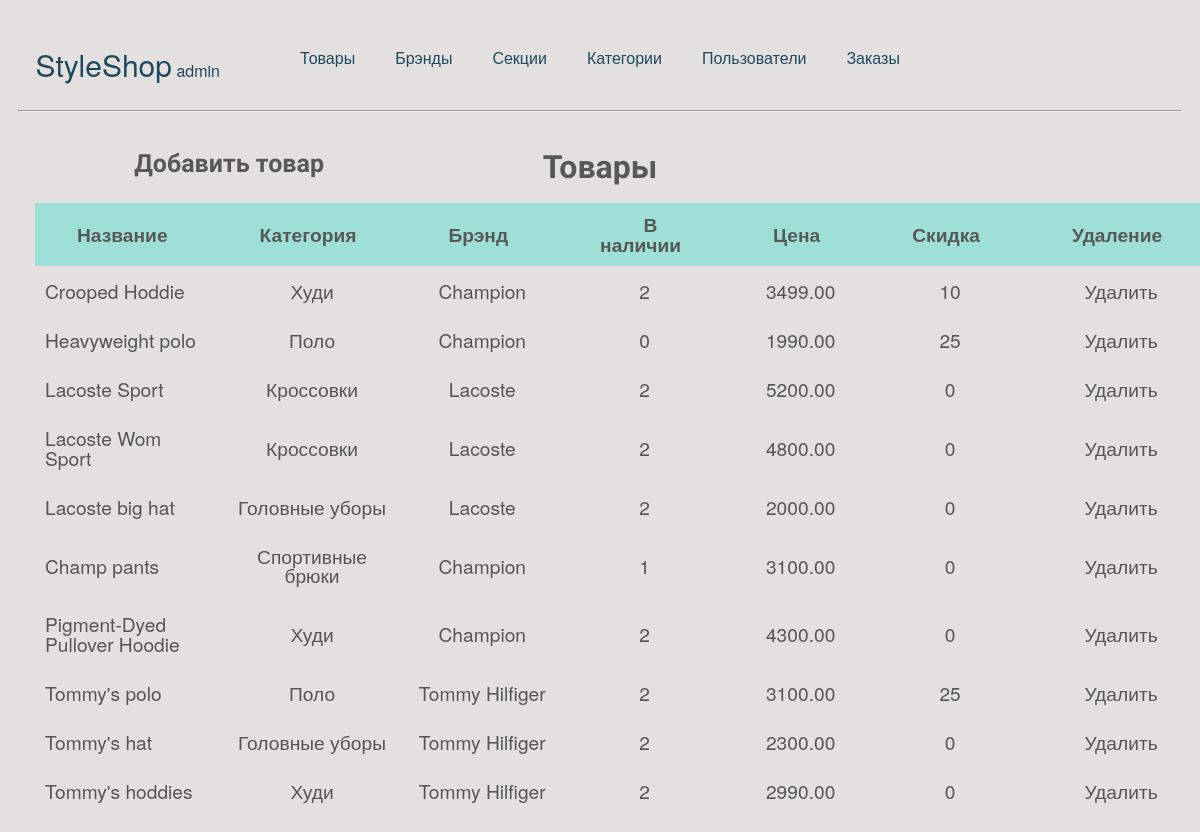
Before: /ssadmin/product (signed in) with the older database file.
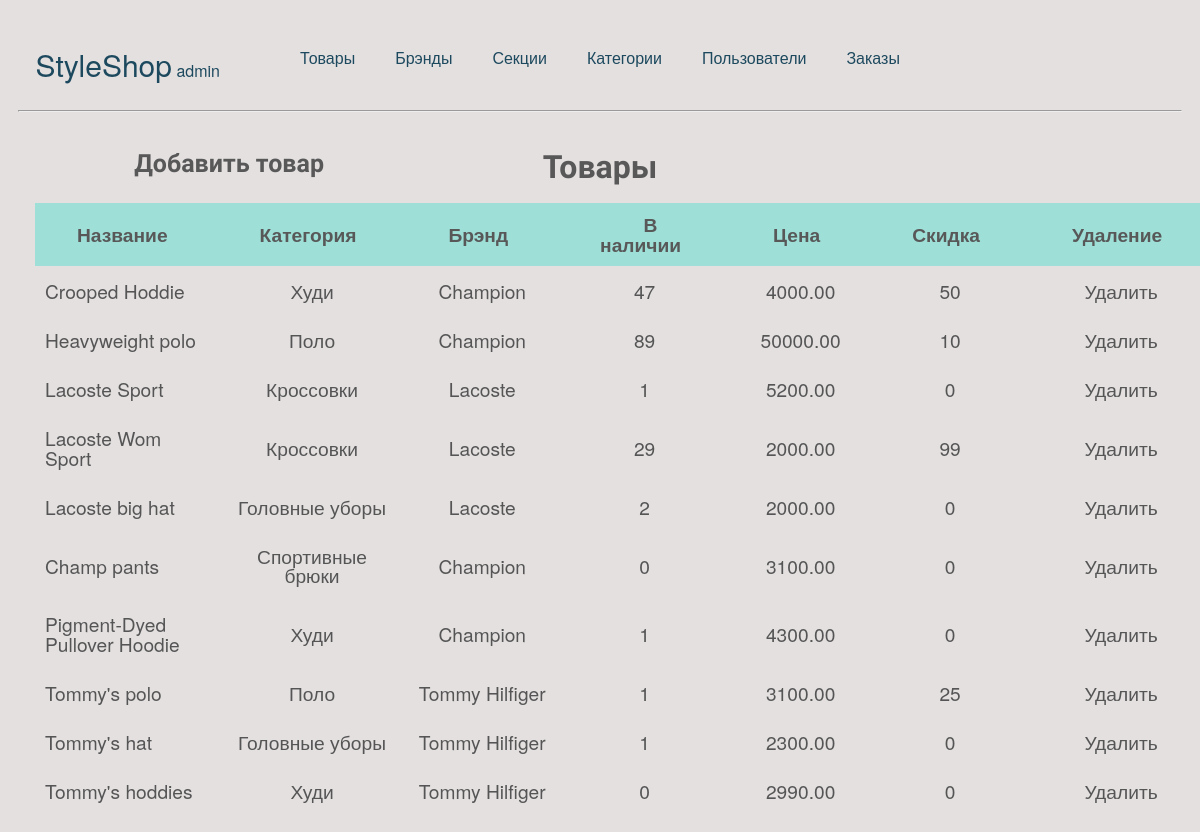
After: the same page with the newer database file.
### authapp/models.py (models this page shows)
class ShopUser(AbstractUser):
    age = models.PositiveIntegerField(verbose_name='Возраст',
                                      validators=[
        MaxValueValidator(99, 'Вы слишком стары'),
        MinValueValidator(18, 'Вы слишком молоды')
    ])
    birth_date = models.DateField(verbose_name='Дата рождения')
    signin_date = models.DateTimeField(auto_now_add=True)

### shoppage/models.py (models this page shows, shortened)
class Product(models.Model):
    name = models.CharField(max_length=20)
    category = models.ForeignKey('mainpage.Category', on_delete=models.CASCADE)
    brand = models.ForeignKey('mainpage.Brand', on_delete=models.CASCADE)
    sex = models.ForeignKey('mainpage.Sex', on_delete=models.CASCADE)
    images = models.ImageField(upload_to='products')
    cost = models.DecimalField(max_digits=7, decimal_places=2)
    sale = models.PositiveSmallIntegerField()
    quantity = models.PositiveSmallIntegerField()
    description = models.TextField()

### mainpage/models.py (models this page shows)
class Category(models.Model):
    name = models.CharField(max_length=20)
    sex = models.ForeignKey('mainpage.Sex', on_delete=models.CASCADE)
    section = models.ForeignKey('mainpage.Section', on_delete=models.CASCADE)
    def __str__(self):
        return self.name

class Brand(models.Model):
    name = models.CharField(max_length=20)
    image = models.ImageField(upload_to='brands/')
    def __str__(self):
        return self.name

### adminapp/views.py (the view)
# urls.py: path('product', views.TableProduct.as_view()),
class TableProduct(Product, Table):
    def get_context_data(self, **kwargs):
        context = super().get_context_data(**kwargs)
        context['new_name'] = 'товар'
        context['title'] = 'Товары'
        context['table_fields'] = ['Название', 'Категория', 'Брэнд', 'В наличии', 'Цена', 'Скидка', 'Удаление']
        return context

### adminapp/views.py (called while the page is built)
    def get_context_data(self, **kwargs):
        context = super().get_context_data(**kwargs)
        context['menu'] = [
            {'name': 'Товары', 'link': 'product'},
            {'name': 'Брэнды', 'link': 'brand'},
            {'name': 'Секции', 'link': 'section'},
            {'name': 'Категории', 'link': 'category'},
            {'name': 'Пользователи', 'link': 'user'},
            {'name': 'Заказы', 'link': 'order'},
        ]
        return context

### adminapp/templates/adminapp/admin.html (shortened to what this page needs)
<!DOCTYPE html>
{% load static %}
<html lang="en">
<head>
    <link rel="stylesheet" href="{% static 'adminapp/css/style.css' %}">
</head>
<body>
    <header class="main-header">
        <ul class="menu">
            <li class="menu__item" style="position: absolute; right:80%; color: black"><a href="/ssadmin" class="home"><span>StyleShop</span> {{ user.username }}</a></li>
            {% for object in menu %}
                <li class="menu__item" data-sub="product"><a href="{{ object.link }}">{{ object.name }}</a></li>
            {% endfor %}
        </ul>
    </header>
    <br> <hr>
    {% if title == 'Главная' %}
        <div class="page-text">
            <ul>
                {% for object in menu %}
                    <li><a href="{{ object.link }}">{{ object.name }}</a></li>
                {% endfor %}
            </ul>
        </div>
    {% else %}
        <div id="wrapper">
            <h1>{% if new_name %}<a class="create" href="product/create">Добавить {{ new_name }}</a>{% endif %} {{ title }}</h1>
            <table id="keywords" cellspacing="0" cellpadding="0">
                <thead>
                    <tr>
                        {% for field in table_fields %}
                            <th><span>{{ field }}</span></th>
                        {% endfor %}
                    </tr>
                </thead>
                <tbody>
                    {% if title == 'Товары' %}
                        {% for product in query %}
                            <tr>
                                <td class="lalign"><a class="table-href" href="product/update/{{ product.id }}">{{ product.name }}</a></td>
                                <td>{{ product.category }}</td>
                                <td>{{ product.brand }}</td>
                                <td>{{ product.quantity }}</td>
                                <td>{{ product.cost }}</td>
                                <td>{{ product.sale }}</td>
                                <td><a class="table-href" href="product/delete/{{ product.id }}">Удалить</a></td>
                            </tr>
                        {% endfor %}
                    {% elif title == 'Пол' %}
                        {% for sex in query %}
                            <tr>
                                <td class="lalign">{{ sex.name }}</td>
                            </tr>
                        {% endfor %}
                    {% else %}
                        <tr>
                            <td>ВНИМАНИЕ, ОШИБКА!!! ОБРАТИТЕСЬ К АДМИНИСТРАТОРУ</td>
                        </tr>
                    {% endif %}
                </tbody>
            </table>
        </div>
    {% endif %}
</body>
</html>

### adminapp/static/adminapp/css/style.css (style rules this page uses)
html, body, div, span, applet, object, iframe, h1, h2, h3, h4, h5, h6, p, blockquote, pre, a, abbr, acronym, address, big, cite, code, del, dfn, em, img, ins, kbd, q, s, samp, small, strike, strong, sub, sup, tt, var, b, u, i, center, dl, dt, dd, ol, ul, li, fieldset, form, label, legend, table, caption, tbody, tfoot, thead, tr, th, td, article, aside, canvas, details, embed, figure, figcaption, footer, header, hgroup, menu, nav, output, ruby, section, summary, time, mark, audio, video { box-sizing: border-box; }
body { font-family: 'Helvetica Neue', Helvetica, Arial, sans-serif; line-height: 1; color: #585858; background: rgb(228, 224, 224); padding: 22px 10px; padding-bottom: 55px; }
table { border-collapse: collapse; border-spacing: 0; }
h1 { font-family: 'Amarante', Tahoma, sans-serif; font-weight: bold; margin-bottom: 20px; text-align: center; }
.menu { list-style: none; margin: 0; padding-left: 0; display: flex; justify-content: center; }
.menu a { padding: 20px 20px; display: block; text-decoration: none; color: rgb(29, 73, 94); }
.home span { font-size: 30px }
.menu__item { position: relative; }
.create { position: absolute; font-size: 25px; right: 73%; text-decoration: none; color: inherit; }
.table-href { text-decoration: none; color: inherit; }
#wrapper { display: block; width: 100%; margin: 0 auto; padding: 10px 17px; }
#keywords { margin: 0 auto; font-size: 1.2em; margin-bottom: 15px; }
#keywords thead { cursor: pointer; background: #9ee0d8; }
#keywords thead tr th { font-weight: bold; padding: 12px 30px; padding-left: 42px; }
#keywords thead tr th span { padding-right: 20px; background-repeat: no-repeat; background-position: 100% 100%; }
#keywords tbody tr { color: #555; }
#keywords tbody tr td { text-align: center; padding: 15px 10px; }
#keywords tbody tr td.lalign { text-align: left; }

Changed rows visible on the page:
changed Product "Crooped Hoddie": quantity "2" → "47"; cost "3499.00" → "4000.00"; sale "10" → "50"
changed Product "Heavyweight polo": quantity "0" → "89"; cost "1990.00" → "50000.00"; sale "25" → "10"
changed Product "Lacoste Sport": quantity "2" → "1"
changed Product "Lacoste Wom Sport": quantity "2" → "29"; cost "4800.00" → "2000.00"; sale "0" → "99"
changed Product "Champ pants": quantity "1" → "0"
changed Product "Pigment-Dyed Pullover Hoodie": quantity "2" → "1"
changed Product "Tommy's polo": quantity "2" → "1"
changed Product "Tommy's hat": quantity "2" → "1"
changed Product "Tommy's hoddies": quantity "2" → "0"
